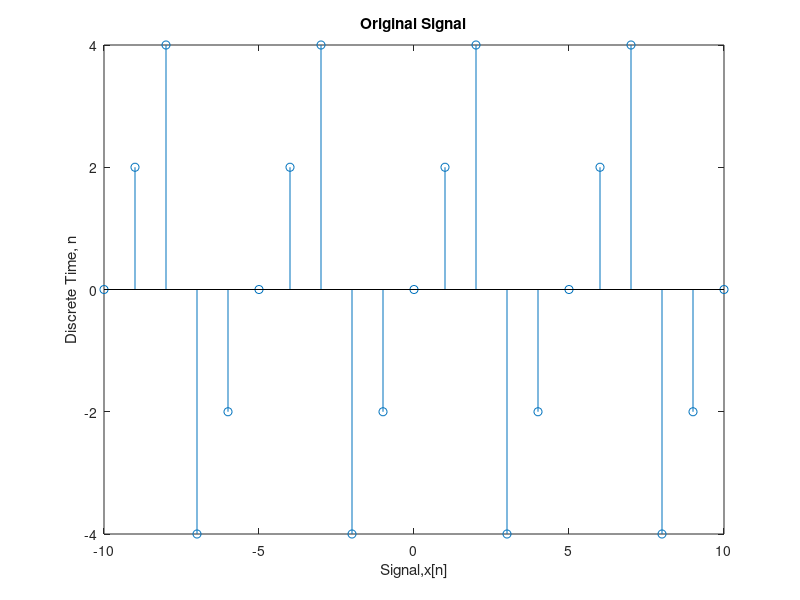

Write MATLAB code to recreate this figure. (Note: this script raises an error after producing the figure.)
n = -10:10;
xn = [0 2 4 -4 -2 0 2 4 -4 -2 0 2 4 -4 -2 0 2 4 -4 -2 0];

figure 1

stem(n,xn)
title("Original Signal")
xlabel("Signal,x[n]")
ylabel("Discrete Time, n")


figure 2

N0 = 5;

## subindexes have to be >0, which is why
for x=0:10
  D(x+1) = (1/N0) * (xt(1) *  exp(-j*0.*x*(2*pi/5)) +
                     xt(2) *  exp(-j*1.*x*(2*pi/5)) +
                     xt(3) *  exp(-j*2.*x*(2*pi/5)) +
                     xt(4) *  exp(-j*3.*x*(2*pi/5)) +
                     xt(5) *  exp(-j*4.*x*(2*pi/5)))
end

Dk = [D(1) D(2) D(3) D(4) D(5) D(6) D(7) D(8) D(9) D(10)]

magDk = abs(Dk);
phaseDk = angle(Dk) * (180/pi)

subplot(2,1,1)
plot(magDk)
title("|Dk| vs. k")
xlabel("k+1")

subplot(2,1,2)
plot(phaseDk)
title("phase(Dk) vs. k")
xlabel("k+1")
